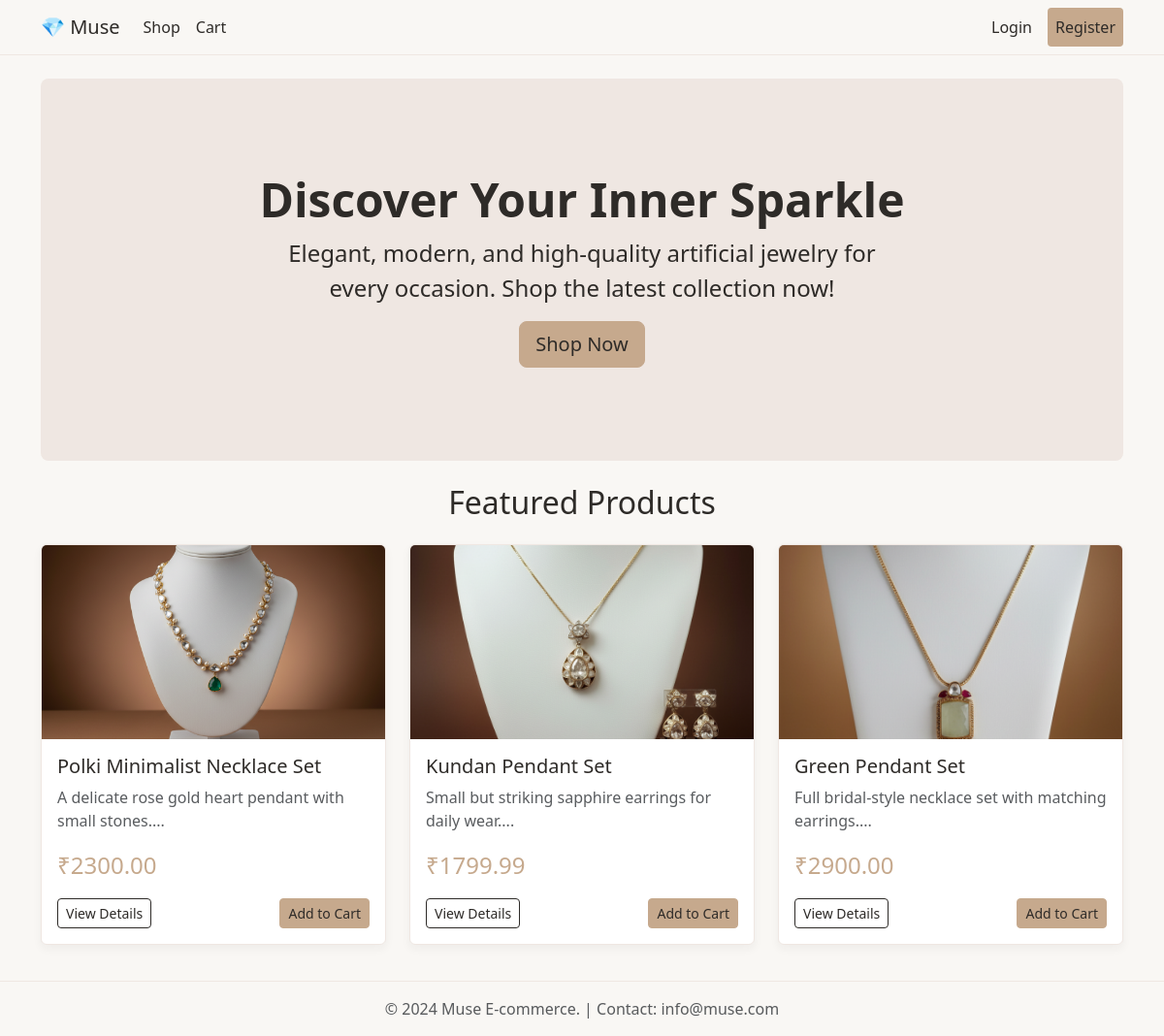
The page / on the database its author committed.
### app.py (models this page shows, shortened)
class Product(db.Model):
    id = db.Column(db.Integer, primary_key=True)
    name = db.Column(db.String(100), nullable=False)
    description = db.Column(db.Text, nullable=False)
    price = db.Column(db.Float, nullable=False) # Stored in Rupees (₹)
    stock = db.Column(db.Integer, nullable=False)
    image = db.Column(db.String(200), default='default.jpg')
    category = db.Column(db.String(50), default='Other')

### app.py (the view)
@app.route('/')
def index():
    products = Product.query.limit(3).all()
    return render_template('index.html', products=products)

### templates/index.html (shortened to what this page needs)
{% extends "base.html" %}
{% block content %}
<header class="p-5 mb-4 rounded-3 text-center" style="background-color: var(--light-clay);">
    <div class="container-fluid py-5">
        <h1 class="display-5 fw-bold" style="color: var(--dark-color);">Discover Your Inner Sparkle</h1>
        <p class="col-md-8 fs-4 mx-auto" style="color: var(--dark-color);">Elegant, modern, and high-quality artificial jewelry for every occasion. Shop the latest collection now!</p>
        <a class="btn btn-primary btn-lg" href="{{ url_for('shop') }}" role="button">Shop Now</a>
    </div>
</header>
<h2 class="mb-4 text-center" style="color: var(--dark-color);">Featured Products</h2>
<div class="row row-cols-1 row-cols-md-3 g-4">
    {% for product in products %}
    <div class="col">
        <div class="card h-100">
            <img src="{{ url_for('static', filename='images/' + product.image) }}" class="card-img-top" alt="{{ product.name }}" style="height: 200px; object-fit: cover;">
            <div class="card-body d-flex flex-column">
                <h5 class="card-title" style="color: var(--dark-color);">{{ product.name }}</h5>
                <p class="card-text text-muted">{{ product.description[:70] }}...</p>
                <p class="card-text fs-4 mt-auto text-highlight">₹{{ "%.2f"|format(product.price) }}</p>
                <div class="d-flex justify-content-between">
                    <a href="{{ url_for('product_detail', product_id=product.id) }}" class="btn btn-outline-secondary btn-sm" style="color: var(--dark-color); border-color: var(--dark-color);">View Details</a>
                    <form action="{{ url_for('add_to_cart', product_id=product.id) }}" method="POST">
                        <button type="submit" class="btn btn-primary btn-sm">Add to Cart</button>
                    </form>
                </div>
            </div>
        </div>
    </div>
    {% endfor %}
</div>
{% endblock %}

### templates/base.html (shortened to what this page needs)
<!DOCTYPE html>
<html lang="en">
<head>
    <link href="https://cdn.jsdelivr.net/npm/bootstrap@5.3.3/dist/css/bootstrap.min.css" rel="stylesheet" xintegrity="sha384-QWTKZyjpPEjISv5WaRU9OFeRpok6YctnYmDr5pNlyT2bRjXh0JMhjY6hW+ALEwIH">
    <link rel="stylesheet" href="{{ url_for('static', filename='style.css') }}">
</head>
<body>
    <nav class="navbar navbar-expand-lg">
        <div class="container-fluid container">
            <a class="navbar-brand" href="{{ url_for('index') }}" style="color: var(--dark-color);">💎 Muse</a>
            <div class="collapse navbar-collapse" id="navbarNav">
                <ul class="navbar-nav me-auto mb-2 mb-lg-0">
                    <li class="nav-item">
                        <a class="nav-link" href="{{ url_for('shop') }}">Shop</a>
                    </li>
                    <li class="nav-item">
                        <a class="nav-link" href="{{ url_for('cart') }}">Cart</a>
                    </li>
                </ul>
                <ul class="navbar-nav">
                    {% if session.get('user_id') %}
                        <li class="nav-item">
                            <span class="nav-link" style="color: var(--dark-color);">Welcome, <b>{{ session['username'] }}</b></span>
                        </li>
                        <li class="nav-item">
                            <a class="nav-link btn btn-sm btn-outline-secondary ms-2" href="{{ url_for('logout') }}" style="color: var(--dark-color); border-color: var(--dark-color);">Logout</a>
                        </li>
                    {% else %}
                        <li class="nav-item">
                            <a class="nav-link" href="{{ url_for('login') }}">Login</a>
                        </li>
                        <li class="nav-item">
                            <a class="nav-link btn btn-sm btn-primary ms-2" href="{{ url_for('register') }}">Register</a>
                        </li>
                    {% endif %}
                </ul>
            </div>
        </div>
    </nav>
    <div class="container my-4">
        {% block content %}{% endblock %}
    </div>
    <footer class="mt-5 pt-3 border-top text-center text-muted fixed-bottom" style="background-color: var(--secondary-color); border-top-color: var(--light-clay) !important;">
        <div class="container">
            <p>&copy; 2024 Muse E-commerce. | Contact: info@muse.com</p>
        </div>
    </footer>
</body>
</html>

### static/style.css (style rules this page uses)
body { padding-bottom: 70px; }
.card-img-top { height: 250px; object-fit: cover; }

### templates/base.html (style rules this page uses)
:root { --primary-color: #C6A98D; --secondary-color: #F9F7F4; --dark-color: #2E2B28; --light-clay: #EFE7E2; --muted-peach-beige: #E7C9B1; --soft-gold: #D4AF37; }
body { background-color: var(--secondary-color); color: var(--dark-color); }
.navbar { background-color: var(--secondary-color); border-bottom: 1px solid var(--light-clay); }
.navbar-brand, .nav-link { font-weight: 500; color: var(--dark-color) !important; }
.btn-primary { background-color: var(--primary-color); border-color: var(--primary-color); color: var(--dark-color); transition: background-color 0.3s; }
.card { border: 1px solid var(--light-clay); box-shadow: 0 4px 10px rgba(46, 43, 40, 0.05); background-color: #FFFFFF; }
.text-highlight { color: var(--primary-color) !important; }

### rows shown on the page
Product: image (picture), name "Polki Minimalist Necklace Set", description "A delicate rose gold heart pendant with small stones.", price "2300.00"
Product: image (picture), name "Kundan Pendant Set", description "Small but striking sapphire earrings for daily wear.", price "1799.99"
Product: image (picture), name "Green Pendant Set", description "Full bridal-style necklace set with matching earrings.", price "2900.00"
